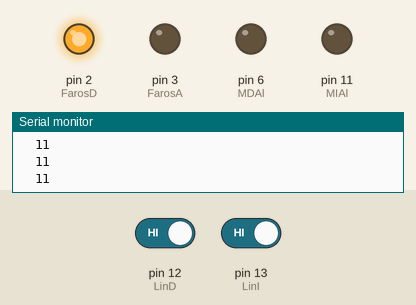
The sketch below on a simulated Arduino Uno, built with avr-gcc and run on an emulated ATmega328P. On the bench: output pins drawn as LEDs (lit = HIGH), the last lines printed to the serial monitor. The inputs (shaded band) are chosen by the test bench; at power-on: pin 12 (LinD) HIGH, pin 13 (LinI) HIGH.

Above: at 1.2 s.
1.3 s: pin 12 (LinD) driven LOW
At 2.5 s:
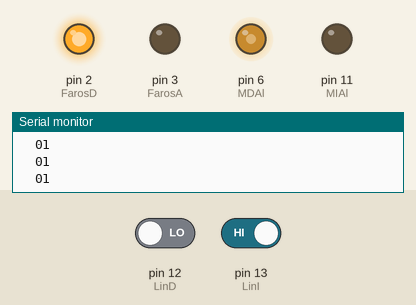
2.8 s: pin 13 (LinI) driven LOW
At 4.0 s:
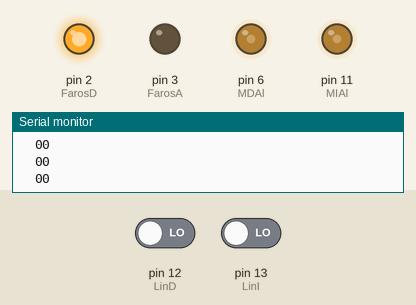
4.3 s: pin 12 (LinD) driven HIGH
At 5.0 s:
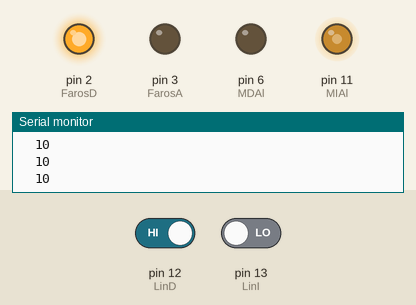
Timing chart, 0 to 7.3 s (numbered marks = the images above; inputs shaded):
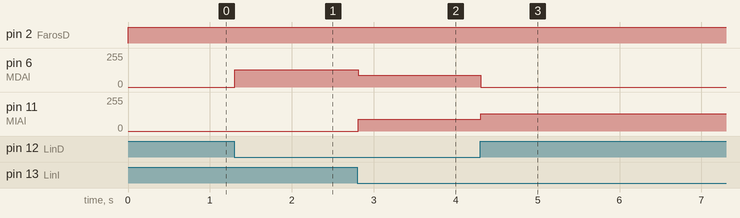

Measured:
- after the input at 1.3 s, pin 6 (MDAl): 0/255 → 130/255 at once
- after the input at 2.8 s, pin 6 (MDAl): 130/255 → 90/255 at once; pin 11 (MIAl): 0/255 → 90/255 at once
- after the input at 4.3 s, pin 6 (MDAl): 90/255 → 0/255 at once; pin 11 (MIAl): 90/255 → 130/255 at once

The sketch:

Circuito.ino
```cpp
int LinI=13;
int LinD=12;
bool LuzI=0;
bool LuzD=0;
int FarosD=2;
int FarosA=3;
int MDAl=6;
int MIAl=11;
int VM=90;
int VA=130;
int MIAt=10;
int MDAt=5;

void setup() {

Serial.begin(9600);
pinMode(LinI,INPUT);
pinMode(LinD,INPUT);
pinMode(FarosD,OUTPUT);
pinMode(FarosA,OUTPUT);

}


void loop() {

digitalWrite(FarosD,HIGH);


LuzI=digitalRead(LinI);
Serial.println(LuzI);
Serial.print("  ");
LuzD=digitalRead(LinD);
Serial.print(LuzD);


if(LuzI==0&&LuzD==0){
analogWrite(MDAl,VM);
analogWrite(MIAl,VM);
}

if(LuzI==0&&LuzD==1){
analogWrite(MDAl,0);
analogWrite(MIAl,VA);
}

if(LuzI==1&&LuzD==0){
analogWrite(MDAl,VA);
analogWrite(MIAl,0);
}


}
```
